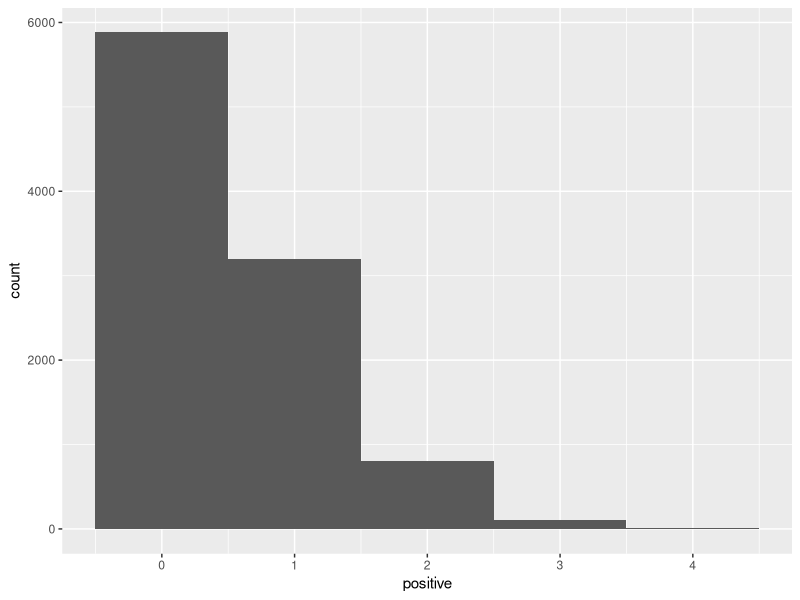
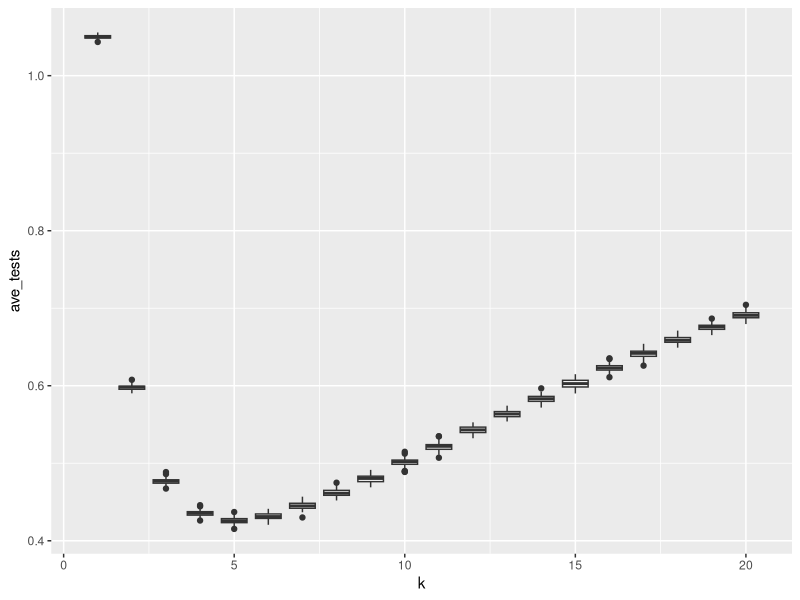
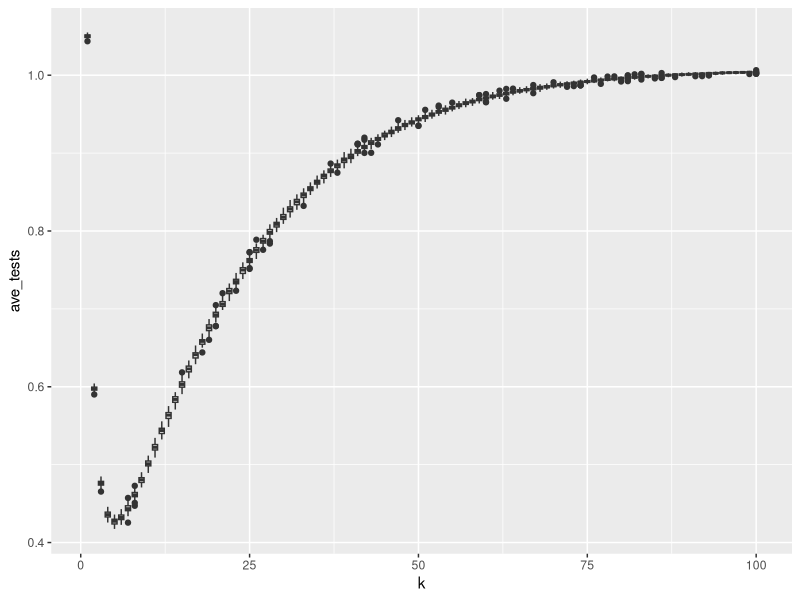

Reproduce these figures in R, in order.
## ---- chunk 1
print("Roses are red,")
print("violets are blue,")
print("R's pretty rad,")
print("and Bayes' rule rules.")
## ---- chunk 2

## ---- chunk 3

# This chunk has a name!
# These lines with '#' are comments. 
# The computer ignores them but humans don't. 
# You can use them to clarify code.
#
# It is good coding style to use comments 
# to clarify any confusing lines.

2 + 3 + 5  # Addition
2 * 3 * 5  # Multiplication
(2 ^ 3) ^ 5  # Exponentiation
## ---- chunk 4
# Three variables
a <- 42
b = 42
a <- TRUE # Overwrite a with a new value
word_variable <- 'words go in quotes!'  # Variable names don't have spaces

# A named list of the three variables (see https://www.geeksforgeeks.org/named-list-in-r-programming/ for info on named lists)
#This allows us to store a collection of variables and retreive them by name
list_of_data <- list(logical= a, number=b, word= word_variable)
print(list_of_data)

#see what is in the "number" slot
list_of_data$number

#You can also still pull out the stored information by position in the list
list_of_data[3]

## ---- chunk 5
knitr::opts_chunk$set(echo = TRUE)  # Set up knitr
## ---- chunk 6
library(tidyverse)  # Import the tidyverse package
knitr::opts_chunk$set(echo = TRUE)  # ready knitr 
## ---- chunk 7
k <- 10  # Number of people in a pool
samps <- 10000  # The total number of pools we test.

## ---- chunk 8
pos_rate <- 0.05  # The rate at which people have COVID. This is now a variable and is saved.
rbinom(1, size = k, prob = pos_rate)  # This randomly picks the number of people with covid in one pool from a binomial distribution.
## ---- chunk 9
# Make 42 random draws from the binomial distribution.
rbinom(42, size = k, prob = pos_rate)  

# If we want to type in the values directly, we can do this.
#Make 10 random draws, from a pool of 10, with positive rate of 50%.
rbinom(10, size = 10, prob = 0.5)  
## ---- chunk 10
# Write your answer here.
rbinom(200, size=100, prob=0.5)
## ---- chunk 11
?rbinom

# Write down the three other types of bionomial function's names. 
# dbinom, pbinom, qbinom, rbinom
## ---- chunk 12
# Make a vector of all the pools, 
# where the i'th pool has the number of people with COVID in it.
positive <- rbinom(n = samps, size = k, prob = pos_rate) 

# Arrange data in a tibble.
# Look in your Environment panel and click pools to see what this data looks like.
pools <- as_tibble(positive)  
## ---- chunk 13
# Make a plot and say what data we will plot
ggplot(data = pools, aes(x = positive)) +  
  geom_histogram(binwidth = 1) 
## ---- chunk 14
# 'mutate' adds two columns to the data frame, one called 'retest'
# and one called 'tests'. These columns are filled with the values provided.
# You can look at the pools variable before and after running this to see what changed!
pools <- mutate(pools, 
                retest = sign(positive), # Assigns 1 if pos, 0 if zero
                tests = 1 + retest * k)  # Says "all have at least 1 test, if retest is 1 then multiply that by the pool size 'k' and add the first test to it. If retest is zero then it is just the first test

# Take mean number of tests needed
mean(pools$tests) / k # Because you're saying this is the mean number of tests per pool, dividing by k (# of people in pool) gives you the mean number of tests per person
## ---- chunk 15
pools <- pools %>% 
  mutate(retest = sign(positive) , tests = 1 + retest * k)  
## ---- chunk 16

z = -10 + 3i  # The imaginary number 10 + 3i

z %>%
  Re() %>%  # Take the real part...
  abs() %>% # then take the absolute value...
  log(base = 10)  # then take log base ten.
  

# Same thing but now save it as the variable a
a <- z %>%
  Re() %>%  # Take the real part...
  abs() %>% # then take the absolute value...
  log(base = 10)  # the take the log base ten.

print(a)
## ---- chunk 17

z = -10 + 3i

a = log(abs(Re(z)), base = 10)

## ---- chunk 18

# Modify this code.

z = -10 + 3i  # The imaginary number 10 + 3i

z %>%
  Re() %>%  # Take the real part...
  abs() %>% # Then take the absolute value...
  sqrt() %>% # Then take the square root 
  log()  # then take the natural log.
  


## ---- chunk 19

# This function takes in a pool size k and 
# returns the mean number of tests needed
# to identify everybody that has COVID.

calc_tests <- function(k) {
  
  pos_rate <- 0.05
  samps <- 10000
  positive = rbinom(n = samps, size = k, prob = pos_rate)  # Make new data for each run
  pools <-  as_tibble(positive)
  
  pools <- pools %>%
    mutate(retest = sign(positive) , tests= 1 + retest * k)
  
  output <- mean(pools$tests) / k
  
  output  # Return the mean

}

## ---- chunk 20
calc_tests(1)  # Mean tests needed for when pools have three people each
## ---- chunk 21
# make a new tibble that contains the pool size *k* 
# for each replicate and does each replicate 100 times.
keffects <- tibble(k = rep(seq(20), 100)) 

# Calculate the average number of tests needed
keffects <- keffects %>%
  rowwise() %>% # allows you to compute on a data frame one row at a time
  mutate(ave_tests = calc_tests(k), poolsize = as.integer(k))  # convert *k* to an integer to get geom_boxplot to work properly. 


ggplot(data = keffects, aes(x = k, y = ave_tests, group = poolsize)) +
  geom_boxplot()




## ---- chunk 22
keffects <- tibble(k = rep(seq(100), 100)) # Sequence up to 100, 100 times

keffects <- keffects %>%
  rowwise() %>% # allows you to compute on a data frame one row at a time
  mutate(ave_tests = calc_tests(k), poolsize = as.integer(k))  # convert *k* to an integer to get geom_boxplot to work properly. 

ggplot(keffects, aes(x = k, y = ave_tests, group = poolsize)) + 
  geom_boxplot()
